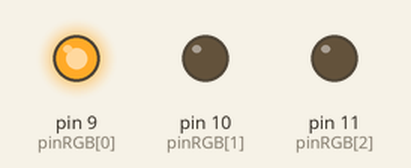
Recording of a sketch running on a simulated Arduino Uno, built with avr-gcc and run on an emulated ATmega328P. Parts: output pins drawn as LEDs (lit = HIGH).

Above: at 0.1 s.
Timing chart, 0 to 1.6 s (numbered marks = the images above):
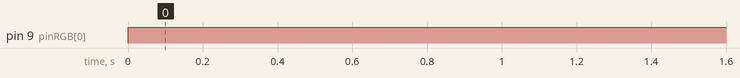

Measured:
- by itself, pin 9 (pinRGB[0]): LOW → HIGH at 0.00 s

The sketch:

UD3_LEDRGB.ino
```cpp
/**
 * Unidad 3: LED RGB
 *
 */

byte pinRGB[] = {9, 10, 11};

void setup() {

  for (byte i = 0; i < 3; i++) {
    pinMode(pinRGB[i], OUTPUT);
  }

}

/**
 * Función que activa los pines correspondientes para mostrar
 * el color que se le pasa en forma de array
 */
void color(byte RGB[]) {

  for (byte i = 0; i < 3; i++) {
    analogWrite(pinRGB[i], RGB[i]);
  }
}

void loop() {

  byte rojo[] = {255,0,0};
  color(rojo);

}
```
